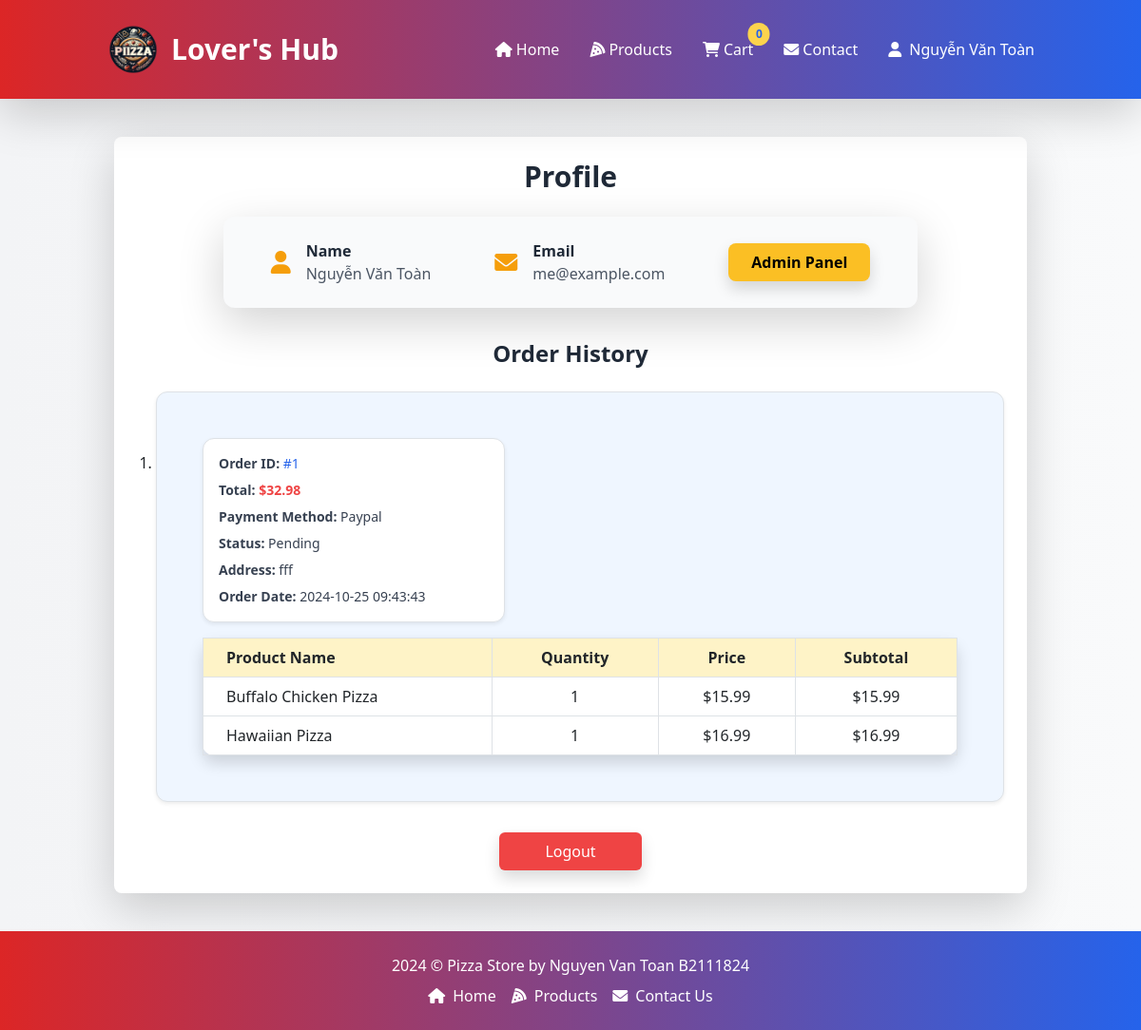
Before: /index.php?page=account (signed in) with the older database file.
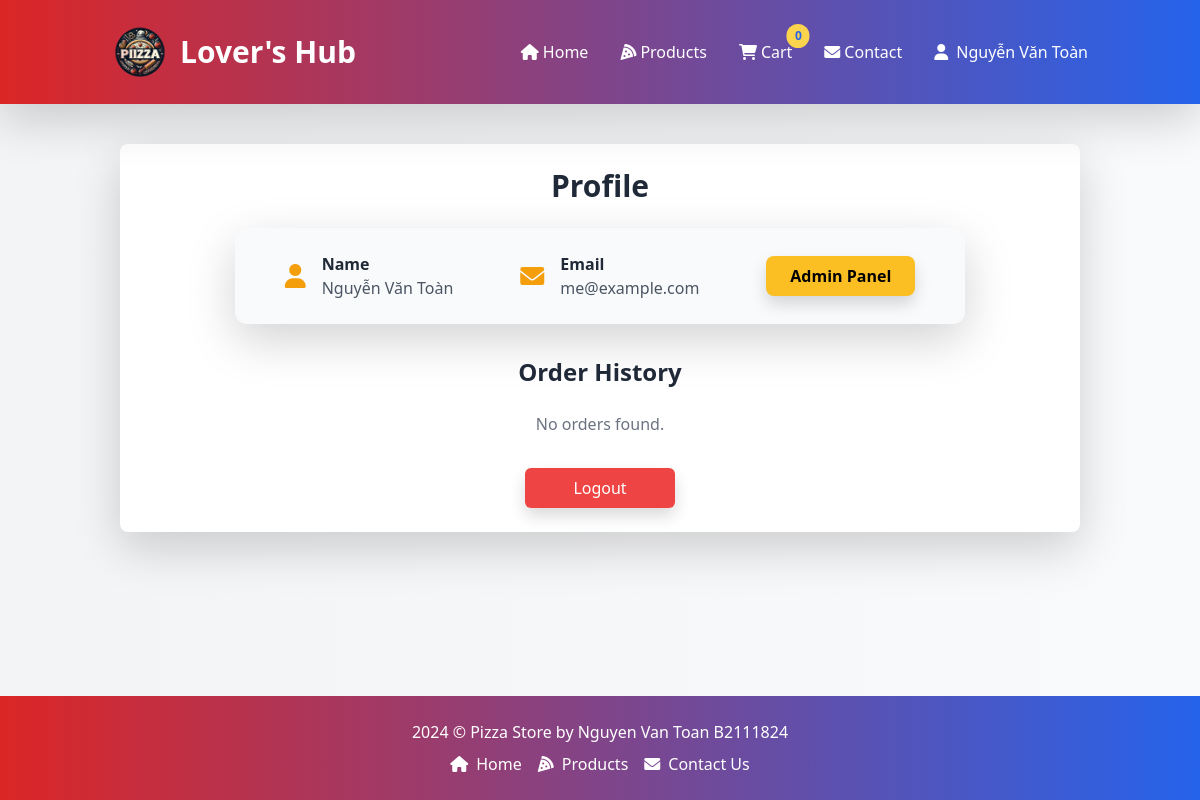
After: the same page with the newer database file.
### tables this page shows
CREATE TABLE `orders` (
  `id` int(11) NOT NULL,
  `user_id` int(11) NOT NULL,
  `total` decimal(10,2) NOT NULL,
  `payment_method` enum('credit_card','paypal','cash_on_delivery') NOT NULL,
  `status` enum('pending','processing','completed','cancelled') DEFAULT 'pending',
  `address` text NOT NULL,
  `created_at` timestamp NOT NULL DEFAULT current_timestamp()
);

CREATE TABLE `order_items` (
  `id` int(11) NOT NULL,
  `order_id` int(11) NOT NULL,
  `product_id` int(11) NOT NULL,
  `quantity` int(11) NOT NULL,
  `price` decimal(10,2) NOT NULL
);

CREATE TABLE `products` (
  `id` int(11) NOT NULL,
  `name` varchar(100) NOT NULL,
  `description` text DEFAULT NULL,
  `price` decimal(10,2) NOT NULL,
  `image` varchar(255) DEFAULT NULL,
  `category_id` int(11) DEFAULT NULL,
  `created_at` timestamp NOT NULL DEFAULT current_timestamp(),
  `discount` decimal(10,2) DEFAULT NULL,
  `discount_end_time` timestamp NULL DEFAULT NULL
);

### controllers/orderController.php (called while the page is built, shortened)
<?php
require_once '../models/Order.php';
class OrderController
{
  private $orderModel;
  public function __construct($db)
  {
    $this->orderModel = new Order($db);
  }
  public function getOrdersByUserId($user_id)
  {
    return $this->orderModel->getOrdersByUserId($user_id);
  }
  public function getOrderDetailsByOrderId($order_id)
  {
    return $this->orderModel->getOrderDetailsByOrderId($order_id);
  }
}

### models/Order.php (called while the page is built, shortened)
<?php
class Order
{
    private $conn;
    public function __construct($db)
    {
        $this->conn = $db;
    }
    public function getOrdersByUserId($user_id)
    {
        $query = "SELECT * FROM orders WHERE user_id = :user_id";
        $stmt = $this->conn->prepare($query);
        $stmt->bindParam(':user_id', $user_id, PDO::PARAM_INT);
        $stmt->execute();
        return $stmt->fetchAll(PDO::FETCH_ASSOC);
    }
    public function getOrderDetailsByOrderId($order_id)
    {
        $query_order_items = "SELECT
                                p.name,
                                p.price,
                                oi.quantity,
                                oi.price AS price_to_display,
                                (oi.price * oi.quantity) AS total_price
                            FROM
                                order_items oi
                            JOIN
                                products p ON oi.product_id = p.id
                            WHERE
                                oi.order_id = :order_id";
        $stmt_items = $this->conn->prepare($query_order_items);
        $stmt_items->bindParam(':order_id', $order_id, PDO::PARAM_INT);
        $stmt_items->execute();
        return $stmt_items->fetchAll(PDO::FETCH_ASSOC);
    }
}

### pages/account.php (the view, shortened to what this page needs)
<?php
$user_id = $_SESSION['user_id'];
$orderController = new OrderController($conn);
$orders = $orderController->getOrdersByUserId($user_id);
?>
<div class="container mx-auto w-4/5 mt-10 mb-10 p-6 bg-white shadow-lg rounded-lg">
  <h2 class="text-3xl font-bold text-center mb-6 text-gray-800">Profile</h2>
  <div class="flex items-center justify-around p-6 bg-gray-50 shadow-lg rounded-xl w-4/5 mx-auto mb-6">
    <div class="flex items-center space-x-4">
      <i class="fas fa-user text-2xl text-yellow-500"></i>
      <div>
        <p class="font-semibold text-gray-800">Name</p>
        <p class="text-gray-600"><?= htmlspecialchars($_SESSION['user_name']) ?></p>
      </div>
    </div>
    <div class="flex items-center space-x-4 ml-4">
      <i class="fas fa-envelope text-2xl text-yellow-500"></i>
      <div>
        <p class="font-semibold text-gray-800">Email</p>
        <p class="text-gray-600"><?= htmlspecialchars($_SESSION['user_email']) ?></p>
      </div>
    </div>
    <?php if ($_SESSION['user_role'] === 'admin'): ?>
      <form method="POST" action="/index.php?page=account" class="ml-4">
        <button type="submit" name="admin_panel" class="bg-yellow-400 hover:bg-yellow-500 text-black font-bold py-2 px-4 rounded-lg transition duration-200 shadow">Admin Panel</button>
      </form>
    <?php endif; ?>
  </div>
  <h3 class="text-2xl font-bold text-center mt-8 text-gray-800">Order History</h3>
  <div class="mt-6">
    <?php if ($orders): ?>
      <ol class="list-decimal pl-5 space-y-6">
        <?php foreach ($orders as $order): ?>
          <?php $orderdetails = $orderController->getOrderDetailsByOrderId($order['id']); ?>
          <li class="mb-6">
            <div class="border border-gray-200 rounded-xl p-5 bg-blue-50 shadow-sm">
              <div class="w-2/5 p-3 bg-white border border-gray-200 rounded-xl shadow-sm space-y-2">
                <p class="text-sm text-gray-700"><strong>Order ID:</strong> <span class="text-blue-600">#<?= htmlspecialchars($order['id']) ?></span></p>
                <p class="text-sm text-gray-700"><strong>Total:</strong> <span class="text-red-500 font-semibold">$<?= number_format($order['total'], 2) ?></span></p>
                <p class="text-sm text-gray-700"><strong>Payment Method:</strong> <span class="capitalize"><?= ucfirst($order['payment_method']) ?></span></p>
                <p class="text-sm text-gray-700"><strong>Status:</strong> <span class="capitalize"><?= ucfirst($order['status'] ?? 'unknown') ?></span></p>
                <p class="text-sm text-gray-700"><strong>Address:</strong> <?= htmlspecialchars($order['address']) ?></p>
                <p class="text-sm text-gray-700"><strong>Order Date:</strong> <?= htmlspecialchars($order['created_at']) ?></p>
              </div>
              <table class="table-auto w-full text-left mt-3 border border-gray-50 rounded-xl shadow bg-white">
                <thead class="bg-yellow-100">
                  <tr>
                    <th class="border px-4 py-2">Product Name</th>
                    <th class="border px-4 py-2 text-center">Quantity</th>
                    <th class="border px-4 py-2 text-center">Price</th>
                    <th class="border px-4 py-2 text-center">Subtotal</th>
                  </tr>
                </thead>
                <tbody>
                  <?php foreach ($orderdetails as $item): ?>
                    <tr class="hover:bg-gray-200 transition text-center">
                      <td class="border px-4 py-2 text-left"><?= htmlspecialchars($item['name']) ?></td>
                      <td class="border px-4 py-2"><?= htmlspecialchars($item['quantity']) ?></td>
                      <td class="border px-4 py-2">
                        <?= $item['price_to_display'] < $item['price'] ? "<span class='text-red-500'>$" . number_format($item['price_to_display'], 2) . "</span>" : "$" . number_format($item['price'], 2) ?>
                      </td>
                      <td class="border px-4 py-2">$<?= number_format($item['total_price'], 2) ?></td>
                    </tr>
                  <?php endforeach; ?>
                </tbody>
              </table>
            </div>
          </li>
        <?php endforeach; ?>
      </ol>
    <?php else: ?>
      <p class="text-center text-gray-500 mt-4">No orders found.</p>
    <?php endif; ?>
  </div>
  <form method="POST" class="flex justify-center mt-8">
    <button type="submit" name="logout" class="bg-red-500 text-white px-5 py-2 rounded-md hover:bg-red-600 transition duration-200 shadow">Logout</button>
  </form>
</div>

### includes/header.php (shortened to what this page needs)
<!DOCTYPE html>
<html lang="en">
<head>
    <link rel="stylesheet" href="https://cdnjs.cloudflare.com/ajax/libs/font-awesome/5.15.4/css/all.min.css">
    <link rel="stylesheet" href="https://cdnjs.cloudflare.com/ajax/libs/font-awesome/6.0.0-beta3/css/all.min.css">
    <link href="https://cdn.jsdelivr.net/npm/bootstrap@5.3.3/dist/css/bootstrap.min.css" rel="stylesheet">
    <link href="https://cdn.jsdelivr.net/npm/tailwindcss@2.2.19/dist/tailwind.min.css" rel="stylesheet">
    <link rel="stylesheet" href="css/style.css?v=3.0">
</head>
<body class="min-h-screen flex flex-col bg-gradient-to-r from-gray-100 to-gray-50 bg-opacity-50 font-sans">
</body>
</html>

### includes/navbar.php (shortened to what this page needs)
<?php
require_once '../includes/config.php';
$user_id = $_SESSION['user_id'] ?? null;
$cartItemCount = getCartItemCount($conn, $user_id);
function getCartItemCount($conn, $user_id)
{
  $stmt = $conn->prepare("SELECT SUM(quantity) as total FROM cart WHERE user_id = :user_id");
  $stmt->bindParam(':user_id', $user_id, PDO::PARAM_INT);
  $stmt->execute();
  return $stmt->fetch(PDO::FETCH_ASSOC)['total'] ?? 0;
}
?>
<nav class="bg-gradient-to-r from-red-600 to-blue-600 text-white shadow-lg navbar">
  <div class="container mx-auto px-4 py-3 flex justify-between items-center">
    <div class="flex items-center space-x-3">
      <img src="/images/logo.png" alt="Pizza Store" class="h-14 w-14">
      <a href="/index.php?page=home" class="text-3xl font-bold">Lover's Hub</a>
    </div>
    <div class="hidden lg:flex space-x-8 items-center" id="navbar-menu">
      <?php
      $nav_links = [
        'home' => ['label' => 'Home', 'icon' => 'fas fa-home'],
        'products' => ['label' => 'Products', 'icon' => 'fas fa-pizza-slice'],
        'cart' => ['label' => 'Cart', 'icon' => 'fas fa-shopping-cart'],
        'contact' => ['label' => 'Contact', 'icon' => 'fas fa-envelope']
      ];
      foreach ($nav_links as $page => $data): ?>
        <a href="/index.php?page=<?= $page ?>" class="hover:text-yellow-300 transition duration-300 flex items-center space-x-1 relative">
          <i class="<?= $data['icon'] ?>"></i>
          <span><?= $data['label'] ?></span>
          <?php if ($page == 'cart'): ?>
            <span class="absolute  transform -top-1 -right-1.5 -translate-y-1/2 translate-x-1/2 bg-yellow-300 text-blue-600 font-bold rounded-full text-xs px-2 py-1">
              <?= $cartItemCount ?>
            </span>
          <?php endif; ?>
        </a>
      <?php endforeach; ?>
      <?php if (isset($_SESSION['user_name'])): ?>
        <div class="relative">
          <button class="flex items-center space-x-2 hover:text-yellow-300" id="user-dropdown-toggle">
            <i class="fas fa-user"></i>
            <span><?= htmlspecialchars($_SESSION['user_name']) ?></span>
          </button>
        </div>
      <?php endif; ?>
    </div>
  </div>
</nav>

### public/index.php (shortened to what this page needs)
<?php
require_once '../includes/config.php';
require_once '../includes/header.php';
require_once '../includes/navbar.php';
require_once '../controllers/CartController.php';
require_once '../controllers/OrderController.php';
$page = isset($_GET['page']) ? $_GET['page'] : 'home';
switch ($page) {
    case 'account':
        include '../pages/account.php';
        break;
}
require_once '../includes/footer.php';

### includes/footer.php (shortened to what this page needs)
<footer class="bg-gradient-to-r from-red-600 to-blue-600 text-white py-4 mt-auto">
  <div class="container mx-auto text-center">
    <p class="mb-2">2024 © Pizza Store by Nguyen Van Toan B2111824</p>
    <div class="flex justify-center space-x-4">
      <?php
      $footerLinks = [
        'home' => ['label' => 'Home', 'icon' => 'fas fa-home'],
        'products' => ['label' => 'Products', 'icon' => 'fas fa-pizza-slice'],
        'contact' => ['label' => 'Contact Us', 'icon' => 'fas fa-envelope']
      ];
      foreach ($footerLinks as $page => $data): ?>
        <a href="/index.php?page=<?= $page ?>" class="hover:text-yellow-400 transition duration-300 flex items-center space-x-2">
          <i class="<?= $data['icon'] ?>"></i>
          <span><?= $data['label'] ?></span>
        </a>
      <?php endforeach; ?>
    </div>
  </div>
</footer>
</body>
</html>

### includes/header.php (style rules this page uses)
body { background: linear-gradient(to bottom right, rgba(255, 248, 235, 0.9), rgba(255, 210, 160, 0.6)); background-size: cover; font-family: 'Poppins', sans-serif; }

Changed rows visible on the page:
removed orders: id "1", total "32.98", payment_method "Paypal", status "Pending", address "fff", created_at "2024-10-25 09:43:43"
removed order_items: product.name "Buffalo Chicken Pizza", quantity "1", product.price "15.99", total_price "15.99"
removed order_items: product.name "Hawaiian Pizza", quantity "1", product.price "16.99", total_price "16.99"
Other visible differences:
text now shown: "No orders found."
